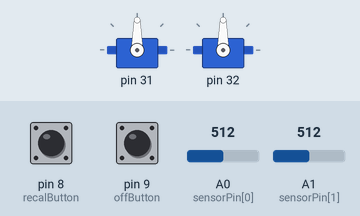
The sketch below on a simulated Arduino Mega 2560, built with avr-gcc and run on an emulated ATmega2560. Parts: 2 × servo. The inputs (shaded band) are chosen by the test bench; at power-on: A0 (sensorPin[0]) = 512, A1 (sensorPin[1]) = 512, pin 9 (offButton) LOW, pin 8 (recalButton) LOW. At 6.8 s the program stops and its outputs stay as they are.

Above: at 2.2 s.
2.3 s: A0 (sensorPin[0]) set to 716
At 2.8 s:
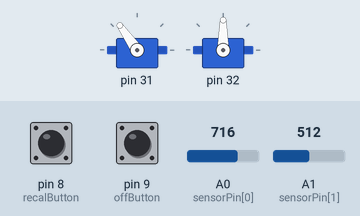
3.8 s: A1 (sensorPin[1]) set to 716
At 5.0 s:
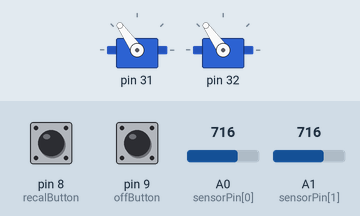
5.3 s: A0 (sensorPin[0]) set to 900
At 6.2 s:
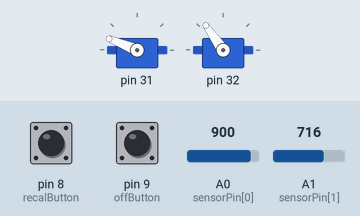
6.8 s: pin 9 (offButton) pulled HIGH for 0.15 s
Timing chart, 0 to 8.3 s (numbered marks = the images above; inputs shaded):
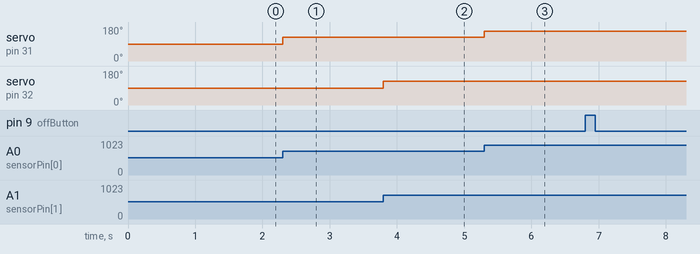

Measured:
- after the input at 2.3 s, servo on pin 31: 90° → 125° at once
- after the input at 3.8 s, servo on pin 32: 90° → 125° at once
- after the input at 5.3 s, servo on pin 31: 125° → 158° at once

The sketch:

test0.ino
```cpp
//Connect ground of Arduino and actuators

#include <Servo.h>

int sensorPin[] =   {A0, A1};
//int k[] =           {1,  1};
int neutralPoint[] = {447, 447};
int threshold = 10;
//int i = 0;
//int j = 0;

int recalButton = 8;
int offButton = 9;

int killswitch = 0;

Servo servos[2];

void setup()
{
  Serial.begin(9600);

  for (int i = 0; i < 2; i++)
  {
    pinMode(INPUT, sensorPin[i]);
  }

  pinMode(INPUT, recalButton);

  for (int i = 0; i < 2; i++) {
    servos[i].attach(31 + i);
  }

  recalibrate();
}


//analogRead ->  0-1024
//servo.write -> 0-180
//Zero ->        447 +- 2%

void loop()
{
  if (digitalRead(recalButton) == HIGH)
  {
    recalibrate();
  }

  if (digitalRead(offButton) == HIGH)
  {
    killswitch = 1;
    halt();
  }

  if (killswitch != 1)
  {
    for (int i = 0; i <= 1; i++)
    {
      int input = analogRead(sensorPin[i]);
      int error = input - neutralPoint[i] ;
      int output = map(input, 0, 1023, 0, 180);
//
//      if (i < 4) {
//        int second_input = analogRead(sensorPin[i + 8]);
//        if (abs(second_input - neutralPoint[i + 8]) > abs(error)) {
//          input = second_input * -1;
//          error = input - neutralPoint[i + 8];
//          output = map(input, 0, 1023, 0, 180);
//        }

        if (abs(error) >= threshold)
        {
          //servos[i].write(90 - output);
          servos[i].write(output);
        } else {
          servos[i].write(90);
        }

//      } else if (i == 4) {
//        if (error > 0 && abs(error) >= threshold) {
//          servos[4].write(90 - output);
//        } else if (error < 0 && abs(error) >= threshold) {
//          servos[5].write(90 - output);
//        } else {
//           servos[4].write(90);
//           servos[5].write(90);
//        }
//      } else if (i == 5) {
//        if (error > 0 && abs(error) >= threshold) {
//          servos[4].write(90 + output);
//        } else if (error < 0 && abs(error) >= threshold) {
//          servos[5].write(90 + output);
//        } else {
//           servos[4].write(90);
//           servos[5].write(90);
//        }
//      } else {
//        if (abs(error) >= threshold)
//        {
//          servos[i].write(90 - output);
//        } else {
//          servos[i].write(90);
//        }
//      }

    }

  }
}

void recalibrate()
{
  delay(1000);

  for (int i = 0; i < 2; i++)
  {
    neutralPoint[i] = analogRead(sensorPin[i]);
  }

  //TODO On board LED signal recalibration
}

void halt()
{
  for (int i = 0; i <= 2; i++) {
    servos[i].write(90);
  }

  exit(0);
  //delay(2000);
}
```
